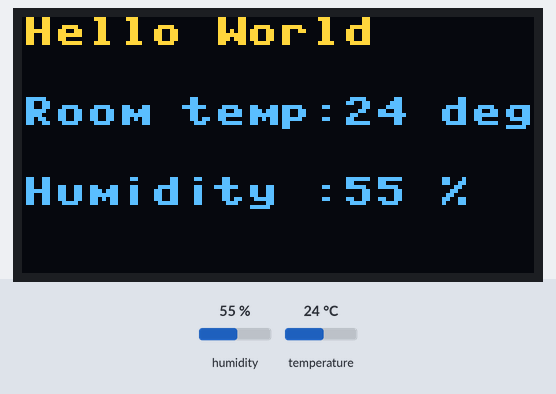
The program below on a simulated MicroPython board. Parts: 128×64 one-colour display. Inputs (shaded band) come from the test bench; at power-on: humidity 55 %, temperature 24 °C. The OLED is the two-colour kind (top 16 rows yellow); library files of the repository ran but are not shown: DHT11_sensor.py.

Above: at 1.2 s.
1.3 s: humidity set to 22 %
At 6.1 s:
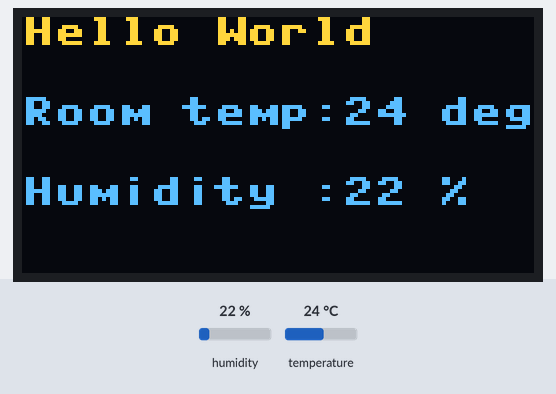
7.3 s: temperature set to 12 °C
At 10.5 s:
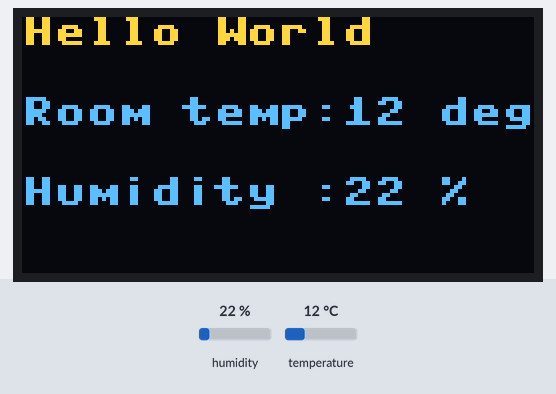
13.3 s: humidity set to 40 %
At 16.0 s:
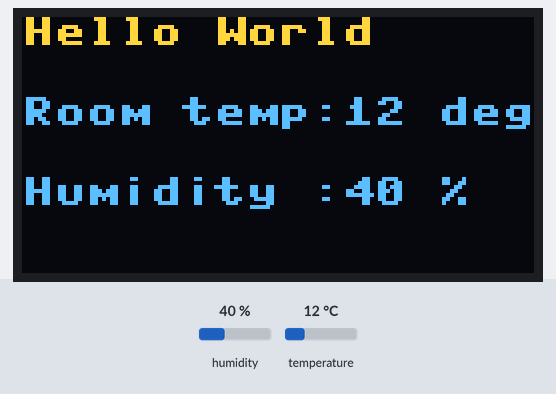
19.3 s: temperature set to 19 °C
Timing chart, 0 to 22.3 s (numbered marks = the images above; inputs shaded):
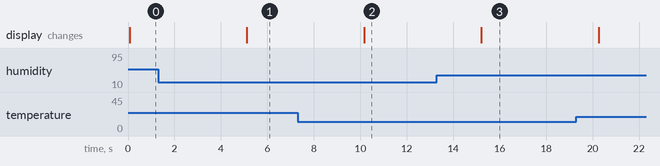

The program:

room_monitor.py
```python
from machine import Pin, I2C
from DHT11_sensor import get_data
from time import sleep
import sh1106

DHT_sensor = 7

# Initialize I2C
i2c = I2C(1, scl=Pin(15), sda=Pin(14))

# Initialize the OLED display
oled_width = 128
oled_height = 64
oled = sh1106.SH1106_I2C(oled_width, oled_height, i2c, rotate=180)

oled.invert(False)
oled.contrast = int(255 * .01)  # 20% contrast

greet = "Hello World"
terminate = "Bye bye"

def clear_line(y, length):
    """Clear a line of text at a specific y-coordinate"""
    oled.fill_rect(0, y, length, 8, 0)  # Adjust height (8) based on font size

try:
    while True:
        data = get_data(DHT_sensor)

        if isinstance(data, dict):
            # Clear the display
            oled.poweron()
            oled.fill(0)

            # Write static text
            oled.text(greet, 0, 0)

            # Clear and update the line for temperature and humidity
            clear_line(20, oled_width)  # Clear the area for temperature
            oled.text(f'Room temp:{data["temperature"]} degree', 0, 20)

            clear_line(40, oled_width)  # Clear the area for humidity
            oled.text(f'Humidity :{data["humidity"]} %', 0, 40)

            oled.show()
            sleep(5)

        else:
            oled.fill(0)
            oled.text(greet, 0, 0)
            oled.text("Error", 0, 20)
            oled.show()

except KeyboardInterrupt:
    oled.poweron()
    oled.fill(0)
    oled.text(terminate, 0, 0)
    oled.text("See you again!", 0, 20)
    oled.show()
    sleep(3)
    oled.poweroff()
```

Measured:
- after the input at 1.3 s, the display: changes after 3.8 s (image 1)
- after the input at 7.3 s, the display: changes after 2.9 s (image 2)
- after the input at 13.3 s, the display: changes after 1.9 s (image 3)
